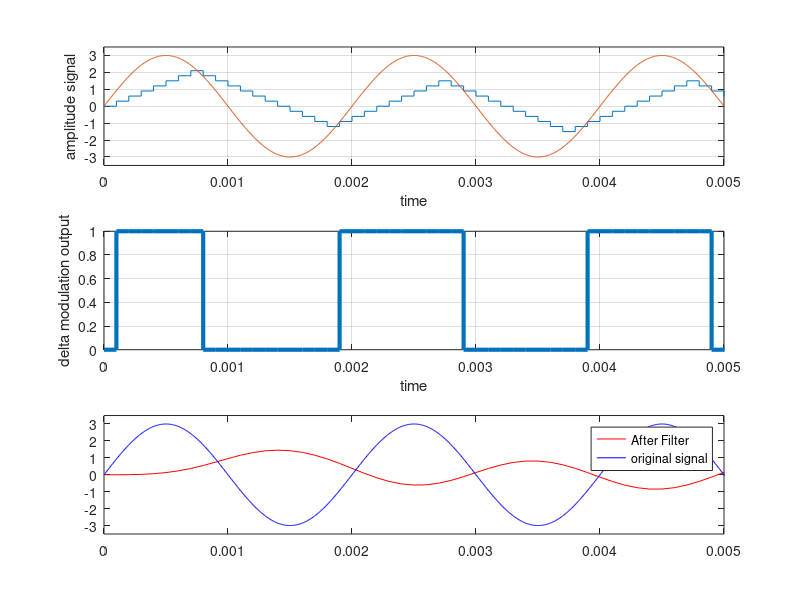
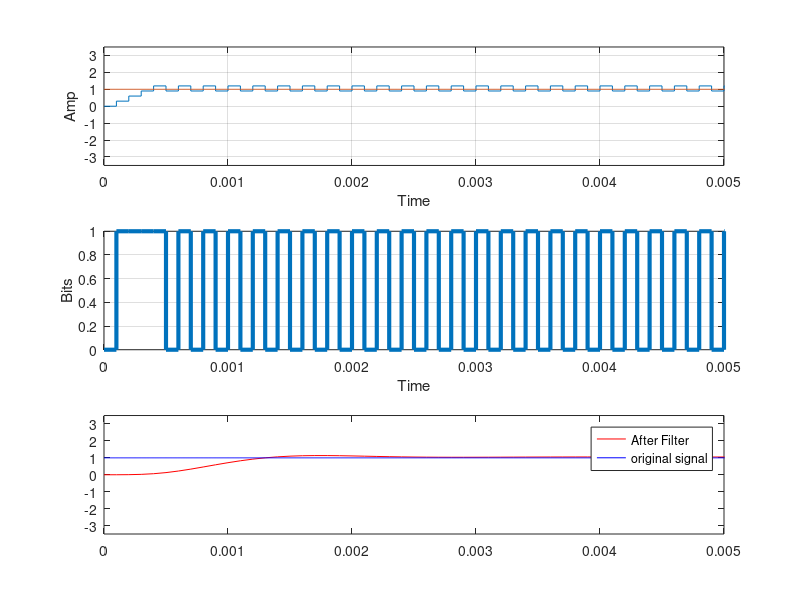
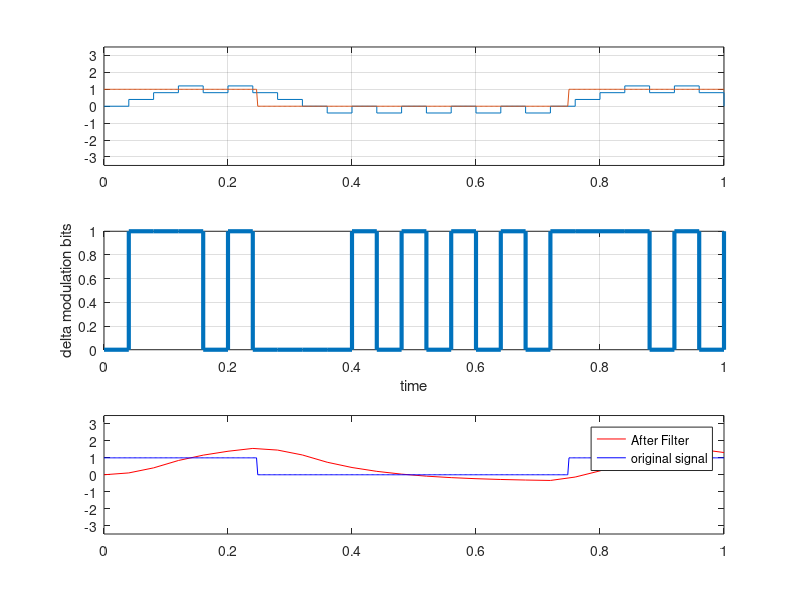

Write the MATLAB code that produced these figures, in order.


%%
%         ******** sin wave **********
close all;
clear all;  clc;

Fm=500;
Fs=200000;     %100 samples
z=0:(1/Fs):1;
x=3*sin(2*pi*Fm*z);
%===========================
TsScale=20;
k=0:(1/(Fs/TsScale)):1;
delta_signal=zeros(1,length(k));
n=0;
StepSize= 0.3;

%*********************
t=1;
delta_signal(t)=n;
%*********************

for t=2:(Fs/TsScale);
    if (x((t*TsScale))>=n)
        n=n+StepSize;
    elseif(x((t*TsScale))<n)
        n=n-StepSize;
    end
    
    delta_signal(t)=n;
end
B=[0];
figure;
subplot(3,1,1);a=stairs(k,delta_signal)      %Plot Modulated signal
xlabel('time')
ylabel('amplitude signal')
%plot(z,delta_signal);
hold on
plot(z,x); %Plot Original Signal on the same plot of Modulated signal
grid
xlim([0 .005]); %limit X axis
ylim([-3.5 3.5]); %limit Y axis
%Get the Output modulated signal 
for t=1:(Fs/TsScale);
    if (x((t*TsScale))>delta_signal(t))
       B(t+1)=1;
    elseif (x((t*TsScale))==delta_signal(t))
        B(t+1)=1;
    else
        B(t+1)=0;
    end 
end
 subplot(3,1,2);stairs(k,B,'linewidth',3);
 xlabel('time')
 ylabel('delta modulation output')
  xlim([0 .005]);
ylim([0 1]);
grid

%       *********** Filtering The Delta Signal*********
[B,A] = butter(3,10000/100000,'low');
filtered_signal = filter(B,A,delta_signal);
subplot(3,1,3)
plot(k,filtered_signal,'r')
hold on
plot(z,x,'b');
legend('After Filter','original signal')
xlim([0 0.005]);
ylim([-3.5 3.5]);

%        **********Square Error********
for t=1:(Fs/TsScale);
    sqrtErr=power(x((t*TsScale))-filtered_signal(t),2);
end

fprintf('Square Error = %d\n',sqrtErr)


%%
%         ******** DC voltage **********
close all;
clear all;  clc;

Fs=200000;     %100 samples
z=0:(1/Fs):1;
x=ones(1,Fs+1);
%==========================
TsScale=20;
k=0:(1/(Fs/TsScale)):1;
delta_signal=zeros(1,length(k));
n=0;
StepSize= 0.3;

%*********************
t=1;
delta_signal(t)=n;
%*********************

for t=2:(Fs/TsScale);
    if (x((t*TsScale))>=n)
        n=n+StepSize;
    elseif(x((t*TsScale))<n)
        n=n-StepSize;
    end
    
    delta_signal(t)=n;
end
B=[0];
figure;
subplot(3,1,1);a=stairs(k,delta_signal)      %Plot Modulated signal
xlabel('Time')
ylabel('Amp')
%plot(z,delta_signal);
hold on
plot(z,x); %Plot Original Signal on the same plot of Modulated signal
grid
xlim([0 .005]); %limit X axis
ylim([-3.5 3.5]); %limit Y axis
%Get the Output modulated signal 
for t=1:(Fs/TsScale);
    if (x((t*TsScale))>delta_signal(t))
       B(t+1)=1;
    elseif (x((t*TsScale))==delta_signal(t))
        B(t+1)=1;
    else
        B(t+1)=0;
    end 
end
 subplot(3,1,2);stairs(k,B,'linewidth',3);
 xlabel('Time')
 ylabel('Bits')
  xlim([0 .005]);
ylim([0 1]);
grid


%       *********** Filtering The Delta Signal*********
[B,A] = butter(3,10000/100000,'low');
filtered_signal = filter(B,A,delta_signal);
subplot(3,1,3)
plot(k,filtered_signal,'r')
hold on
plot(z,x,'b');
legend('After Filter','original signal')
xlim([0 0.005]);
ylim([-3.5 3.5]);

%        **********Square Error********
for t=1:(Fs/TsScale);
    sqrtErr=power(x((t*TsScale))-filtered_signal(t),2);
end

fprintf('Square Error = %d\n',sqrtErr)

%%
%         ******** square wave **********
close all;
clear all;  clc;

Fs=500;
z=0:(1/Fs):1;
x = ones(1,Fs+1);
x(0.25*Fs:0.75*Fs)=0;
%====================
TsScale=20;
k=0:(1/(Fs/TsScale)):1;
delta_signal=zeros(1,length(k));
n=0;
StepSize= 0.4;

%*********************
t=1;
delta_signal(t)=n;
%*********************

for t=2:(Fs/TsScale);
    if (x((t*TsScale))>n)
        n=n+StepSize;
    elseif(x((t*TsScale))<n)
        n=n-StepSize;
    end
    
    delta_signal(t)=n;
end
figure
subplot(3,1,1);
stairs(k,delta_signal)
hold on
plot(z,x);
grid
xlim([0 1]);
ylim([-3.5 3.5]);
B=[0];
for t=1:(Fs/TsScale);
    if (x((t*TsScale))>delta_signal(t))
       B(t+1)=1;
    elseif (x((t*TsScale))==delta_signal(t))
        B(t+1)=1;
    else
        B(t+1)=0;
    end 
end

subplot(3,1,2);
stairs(k,B,'linewidth',3);
xlabel('time')
ylabel('delta modulation bits')
xlim([0 1]);
ylim([0 1]);
grid
%       *********** Filtering The Delta Signal*********
[B,A] = butter(1,10000/100000,'low');
filtered_signal = 2*filter(B,A,delta_signal);
subplot(3,1,3);
plot(k,filtered_signal,'r')
hold on
plot(z,x,'b');
legend('After Filter','original signal')
xlim([0 1]);
ylim([-3.5 3.5]);

%        **********Square Error********
for t=1:(Fs/TsScale);
    sqrtErr=power(x((t*TsScale))-filtered_signal(t),2);
end

fprintf('Square Error = %d\n',sqrtErr)

